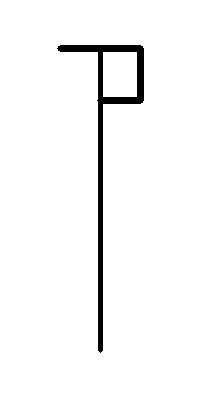
#> input picture cistercian_0019.png, 200 x 400 px
$ python -i main.py   (imports and definitions only)
#> lines starting #> are read from the running program, lines starting #| are printed output that depends on the picture; after the words box and inside, x2 and y2 are one past the last pixel; in counts of white or black regions, pixels touching at a corner belong together
#> further down, picture is the input picture: shape (400, 200, 3); 96.6% white; 1 black region, box (x1, y1, x2, y2) and area: (57, 45, 144, 353) 2691
import cv2
import numpy as np
import pytesseract
import tkinter as tk
from tkinter import filedialog


def is_segment_present(binary, x1, y1, x2, y2, unit, roi=None):
    line_width = max(1, int(unit * 0.4))
    line_mask = np.zeros_like(binary, dtype=np.uint8)
    cv2.line(line_mask, (x1, y1), (x2, y2), 255, line_width)

    if roi is not None:
        rx1, ry1, rx2, ry2 = roi
        roi_mask = np.zeros_like(binary, dtype=np.uint8)
        cv2.rectangle(roi_mask, (rx1, ry1), (rx2, ry2), 255, -1)
        line_mask = cv2.bitwise_and(line_mask, roi_mask)

    overlap = cv2.bitwise_and(binary, line_mask)

    overlap_pixels   = np.count_nonzero(overlap)
    expected_pixels  = np.count_nonzero(line_mask)
    coverage_ratio   = overlap_pixels / expected_pixels if expected_pixels > 0 else 0

    ys, xs = np.where(overlap > 0)
    detected_length = np.hypot(xs.max() - xs.min(), ys.max() - ys.min()) if xs.size else 0
    expected_length = np.hypot(x2 - x1, y2 - y1)

    coverage_th = 0.35
    length_th   = 0.40
    return coverage_ratio > coverage_th and detected_length >= length_th * expected_length


def detect_central_line(binary_img, debug=False):
    """
    Tenta localizar a linha vertical central.
    1º  – HoughLinesP (mais robusto a quebras);
    2º  – contornos como fallback.
    Retorna (x1,y1,x2,y2) ou None.
    """
    h_img, w_img = binary_img.shape

    # ---------- Hough ----------
    lines = cv2.HoughLinesP(binary_img, 1, np.pi/180,
                            threshold=120,
                            minLineLength=int(h_img * 0.6),
                            maxLineGap=20)
    best = None
    if lines is not None:
        best_score = 1e9
        for l in lines:
            x1,y1,x2,y2 = l[0]
            slope = abs((x2 - x1) / (y2 - y1 + 1e-6))
            if slope > 0.20:        # não muito vertical
                continue
            cx_line = (x1 + x2) / 2
            score   = abs(cx_line - w_img / 2)  # perto do meio = score baixo
            if score < best_score:
                best_score = score
                best       = (x1, y1, x2, y2)

    if best is not None:
        if debug:
            print("Linha central por Hough.")
        return best

    # ---------- Fallback: contornos ----------
    contours, _ = cv2.findContours(binary_img, cv2.RETR_EXTERNAL, cv2.CHAIN_APPROX_SIMPLE)
    best_score = -1e9
    for cnt in contours:
        x,y,w,h = cv2.boundingRect(cnt)
        aspect  = w / h
        if aspect > 0.35:
            continue
        cx_cnt  = x + w/2
        score   = h - 2*abs(cx_cnt - w_img/2)
        if score > best_score:
            best_score = score
            best       = (x, y, x+w, y+h)

    if best and debug:
        print("Linha central por contorno.")
    return best


def cistercian_to_arabic(image: np.ndarray, debug: bool = False) -> int:
    """
    Converte uma imagem de número cisterciense para inteiro arábico.
    """
#> called with debug = False
    if len(image.shape) == 3:
        gray = cv2.cvtColor(image, cv2.COLOR_BGR2GRAY)
    else:
        gray = image.copy()

    # --- pré-processamento básico ---
    blurred = cv2.GaussianBlur(gray, (5,5), 0)
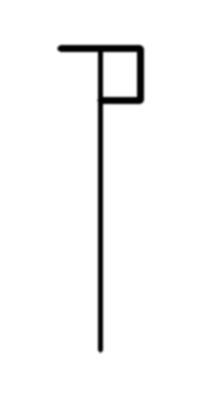
#> blurred: shape (400, 200); min 0, max 255, mean 246.4
    _, binary = cv2.threshold(blurred, 0, 255,
                              cv2.THRESH_BINARY_INV + cv2.THRESH_OTSU)
#> binary: shape (400, 200); 3.4% white; 1 white region, box (x1, y1, x2, y2) and area: (57, 45, 144, 352) 2696

    # dilatação leve para unir falhas
    binary = cv2.dilate(binary, np.ones((3,3), np.uint8), 1)
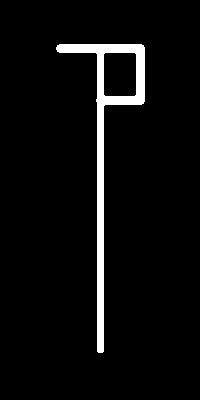
#> binary: shape (400, 200); 4.6% white; 1 white region, box (x1, y1, x2, y2) and area: (56, 44, 145, 353) 3644

    # fechamento morfológico “alto” para reconstruir a linha vertical
    v_kernel = cv2.getStructuringElement(cv2.MORPH_RECT,
                                         (1, int(gray.shape[0]*0.15)))
#> v_kernel = 60 values from 1 to 1
    binary_closed = cv2.morphologyEx(binary, cv2.MORPH_CLOSE, v_kernel)
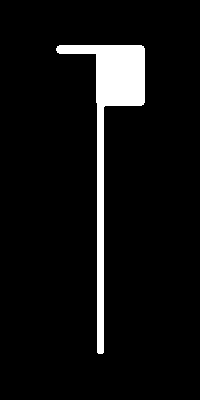
#> binary_closed: shape (400, 200); 6.3% white; 1 white region, box (x1, y1, x2, y2) and area: (56, 45, 145, 354) 5061

    # --- localizar linha central ---
    central = detect_central_line(binary_closed, debug)
#> in detect_central_line, `lines = cv2.HoughLinesP(binary_img, 1, np.pi/180, threshold=120, minLi..`: lines = [[98, 353, 98, 45], [101, 353, 101, 45], [102, 353, 102, 45], [99, 353, 99, 45], [103, 352, 103, 45], [97, 352, 97, 45], [100, 353, 100, 45]]
#> the loop in detect_central_line, `for l in lines:` made 7 passes
#> (x1, y1, x2, cx_line, score, best_score, best) on passes 1, 2, 7: (98, 353, 98, 98, 2, 2, (98, 353, 98, 45)), (101, 353, 101, 101, 1, 1, (101, 353, 101, 45)), (100, 353, 100, 100, 0, 0, (100, 353, 100, 45))
#> (l, x1, y1, x2, cx_line, score) on passes 3 to 6: ([[102, 353, 102, 45]], 102, 353, 102, 102, 2), ([[99, 353, 99, 45]], 99, 353, 99, 99, 1), ([[103, 352, 103, 45]], 103, 352, 103, 103, 3), ([[97, 352, 97, 45]], 97, 352, 97, 97, 3)
#> after the loop in detect_central_line, `for l in lines:`: best_score = 0
#> central = (100, 353, 100, 45)
    if central is None:
        if debug:
            print("Nenhuma linha central detectada – retornando 0.")
        return 0

    x1,y1,x2,y2 = central
#> x1 = 100; y1 = 353; x2 = 100; y2 = 45
    cx = image.shape[1] // 2
#> cx = 100
    cy = int((y1 + y2) / 2)
#> cy = 199
    height = abs(y2 - y1)
#> height = 308
    unit   = height / 8.0
#> unit = 38.5
    dbg = cv2.cvtColor(gray, cv2.COLOR_GRAY2BGR)
    cv2.line(dbg, (cx, 0), (cx, image.shape[0]), (0, 0, 255), 3)  # Vermelho
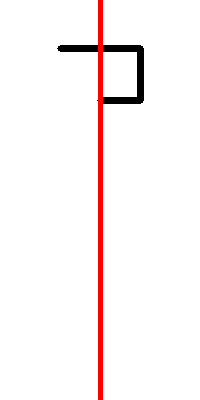
#> dbg: shape (400, 200, 3); 2.5% of pixels changed, all inside (x1, y1, x2, y2) = (98, 0, 103, 400)
    cv2.waitKey(0)
    cv2.destroyAllWindows()

    if debug:
        dbg = cv2.cvtColor(gray, cv2.COLOR_GRAY2BGR)
        cv2.line(dbg, (x1,y1), (x2,y2), (0,0,255), 3)
        cv2.waitKey(0); cv2.destroyAllWindows()

    # ------------------------------------------------------------------
    #  padrões dos segmentos / decodificação (igual ao que você já tinha)
    # ------------------------------------------------------------------
    patterns = {
        0: [],
        1: [((0, -3.8), (1, -3.8))],
        2: [((0, -2.5), (1, -2.5))],
        3: [((0, -3.8), (1, -2.5))],
        4: [((0, -2.5), (1, -3.8))],
        5: [((0, -2.5), (1, -3.8)), ((0, -3.8), (1, -3.8))],
        6: [((1, -3.8), (1, -2.5))],
        7: [((0, -3.8), (1, -3.8)), ((1, -3.8), (1, -2.5))],
        8: [((0, -2.5), (1, -2.5)), ((1, -3.8), (1, -2.5))],
        9: [((0, -2.5), (1, -2.5)), ((1, -3.8), (1, -2.5)),
            ((0, -3.8), (1, -3.8))]
    }

    sorted_patterns = sorted(patterns.items(), key=lambda x: -len(x[1]))
    digits = {1:0,2:0,3:0,4:0}

    quad_size = int(4 * unit)
#> quad_size = 154
    quadrant_names = {1:"unidade",2:"centena",3:"milhar",4:"dezena"}

    for quadrant in (3,2,4,1):
        mx = 1 if quadrant in (1,4) else -1
        my = 1 if quadrant in (1,2) else -1

        # ROI do quadrante
        if quadrant in (1,2):  y_min,y_max = cy - quad_size, cy
        else:                  y_min,y_max = cy,            cy + quad_size
        if quadrant in (1,4):  x_min,x_max = cx,            cx + quad_size
        else:                  x_min,x_max = cx - quad_size, cx

        x_min = max(0, x_min); x_max = min(binary.shape[1]-1, x_max)
        y_min = max(0, y_min); y_max = min(binary.shape[0]-1, y_max)
        roi = (int(x_min), int(y_min), int(x_max), int(y_max))

        best_digit, best_score = 0, -1.0
        for digit, segs in sorted_patterns:
            if not segs:
                continue
            found = 0
            for (dx1,dy1),(dx2,dy2) in segs:
                x_s = int(cx + mx*dx1*unit)
                y_s = int(cy + my*dy1*unit)
                x_e = int(cx + mx*dx2*unit)
                y_e = int(cy + my*dy2*unit)
                if is_segment_present(binary_closed, x_s,y_s,x_e,y_e, unit, roi):
                    found += 1
            score = found / len(segs)
            if score > best_score:
                best_score,best_digit = score,digit
            if best_score == 1.0:
                break

        digits[quadrant] = best_digit if best_score == 1.0 else 0
#> this loop made 4 passes
#> (y_min, y_max, x_min, x_max, roi) on passes 1 to 4: (199, 353, 0, 100, (0, 199, 100, 353)), (45, 199, 0, 100, (0, 45, 100, 199)), (199, 353, 100, 199, (100, 199, 199, 353)), (45, 199, 100, 199, (100, 45, 199, 199))
#> after the loop, digits = {1: 9, 2: 1, 3: 0, 4: 0}

    arabic_number = (digits[3]*1000 +
                     digits[4]*100  +
                     digits[2]*10   +
                     digits[1])
#> arabic_number = 19

    if debug:
        print("Quadrantes →", digits)
        print("Número final =", arabic_number)
    return arabic_number

# [17 lines left out: function get_quadrant_roi, not called in this run]


## Arabico para cisterciense

pytesseract.pytesseract.tesseract_cmd = r'C:\Program Files\Tesseract-OCR\tesseract.exe'


# [266 lines left out: functions arabic_to_cistercian_image, preprocess_image, extract_number_from_image, gerar_imagem_numero_arabico, arabic_to_cistercian_quadrant_images, main, not called in this run]


# [2 lines not run here, left out]

>>> import cv2
>>> picture = cv2.imread('cistercian_0019.png')
>>> result = cistercian_to_arabic(picture)
#> result = 19

$ run again, on cistercian_1992.png
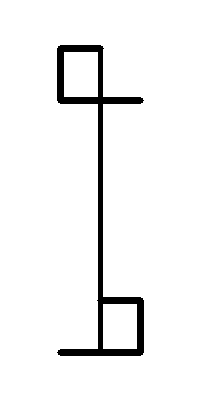
#> input picture cistercian_1992.png, 200 x 400 px
#> picture is the input picture: shape (400, 200, 3); 95.2% white; 1 black region, box (x1, y1, x2, y2) and area: (57, 45, 144, 356) 3867
#> in cistercian_to_arabic, `binary_closed = cv2.morphologyEx(binary, cv2.MORPH_CLOSE, v_kernel)`:
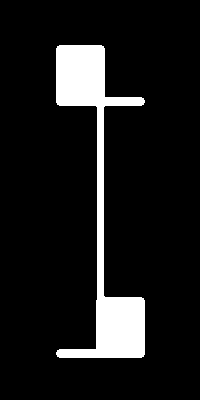
#> binary_closed: shape (400, 200); 10% white; 1 white region, box (x1, y1, x2, y2) and area: (56, 45, 145, 358) 7990
#> lines = [[97, 357, 97, 45], [100, 357, 100, 45], [98, 357, 98, 45], [102, 357, 102, 46], [101, 357, 101, 45], [99, 357, 99, 45], [103, 357, 103, 46]]
#> the loop in detect_central_line, `for l in lines:` made 7 passes
#> (x1, x2, y2, cx_line, score, best_score, best) on passes 1 to 2: (97, 97, 45, 97, 3, 3, (97, 357, 97, 45)), (100, 100, 45, 100, 0, 0, (100, 357, 100, 45))
#> after the loop in detect_central_line, `for l in lines:`: best_score = 0
#> central = (100, 357, 100, 45)
#> in cistercian_to_arabic, `x1,y1,x2,y2 = central`: x1 = 100; y1 = 357; x2 = 100; y2 = 45
#> cy = 201
#> height = 312
#> unit = 39
#> in cistercian_to_arabic, `cv2.line(dbg, (cx, 0), (cx, image.shape[0]), (0, 0, 255), 3)`:
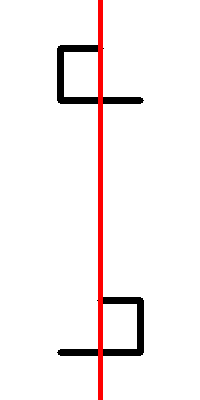
#> dbg: shape (400, 200, 3); 2.5% of pixels changed, all inside (x1, y1, x2, y2) = (98, 0, 103, 400)
#> quad_size = 156
#> the loop in cistercian_to_arabic, `for quadrant in (3,2,4,1):` made 4 passes
#> (y_min, y_max, x_min, x_max, roi) on passes 1 to 4: (201, 357, 0, 100, (0, 201, 100, 357)), (45, 201, 0, 100, (0, 45, 100, 201)), (201, 357, 100, 199, (100, 201, 199, 357)), (45, 201, 100, 199, (100, 45, 199, 201))
#> after the loop in cistercian_to_arabic, `for quadrant in (3,2,4,1):`: digits = {1: 2, 2: 9, 3: 1, 4: 9}
#> arabic_number = 1992
